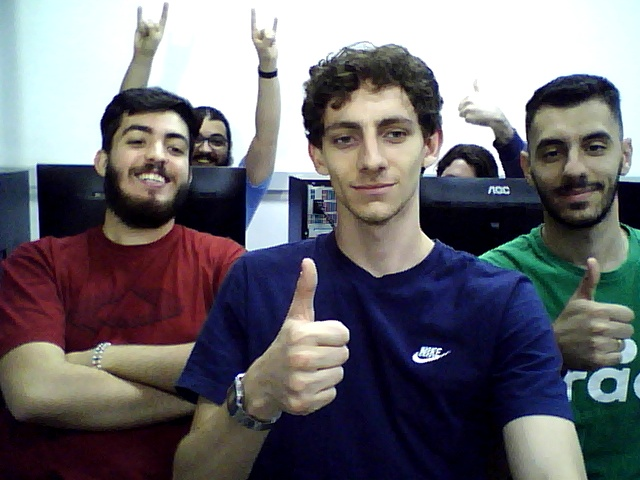
//> input picture lab4/b_1/image.jpg, 640 x 480 px, given in place of the camera
$ ./binary_webcam_image   (built with g++ and OpenCV 4)
//> lines starting //> are read from the running program, lines starting //| are printed output that depends on the picture; after the words box and inside, x2 and y2 are one past the last pixel; in counts of white or black regions, pixels touching at a corner belong together
#include "opencv2/imgproc.hpp"
#include "opencv2/highgui.hpp"
#include "opencv2/videoio.hpp"
#include <iostream>

using namespace std;
using namespace cv;

int main(int argc, char** argv) {
    VideoCapture cap(0);
    if (!cap.isOpened()) {
        cerr << "Erro ao abrir a webcam!" << endl;
        return -1;
    }

    printf("\nAperte 'q' para sair!\n");

    Mat frame, gray, equalized, binary_no_eq, binary_eq;

    while (true) {
        cap >> frame;
//> frame is the input picture: 480 rows x 640 cols, CV_8UC3; mean B, G, R 112.2, 106.2, 108

        if (frame.empty()) {
            cerr << "Erro ao capturar o quadro!" << endl;
            break;
        }

        cvtColor(frame, gray, COLOR_BGR2GRAY);
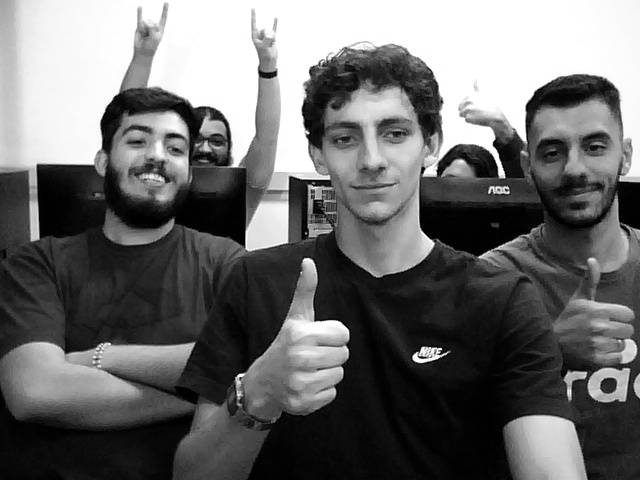
//> gray: 480 rows x 640 cols, CV_8UC1; min 0, max 255, mean 107.4

        equalizeHist(gray, equalized);
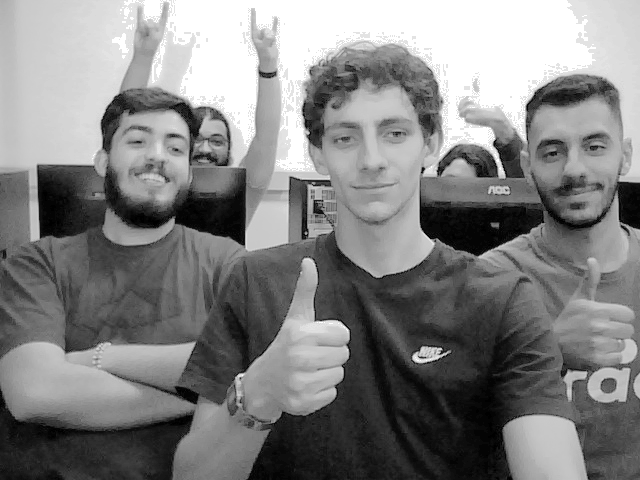
//> equalized: 480 rows x 640 cols, CV_8UC1; min 0, max 255, mean 129.6

        threshold(gray, binary_no_eq, 128, 255, THRESH_BINARY);
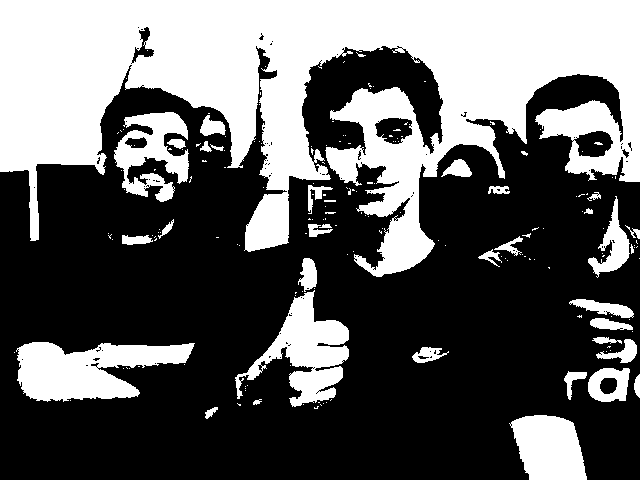
//> binary_no_eq: 480 rows x 640 cols, CV_8UC1; 37.9% white; 186 white regions (149 under 20 px), largest, box (x1, y1, x2, y2) and area: (0, 0, 640, 277) 89135, (16, 342, 195, 402) 6701, (235, 290, 349, 407) 5451

        threshold(equalized, binary_eq, 128, 255, THRESH_BINARY);
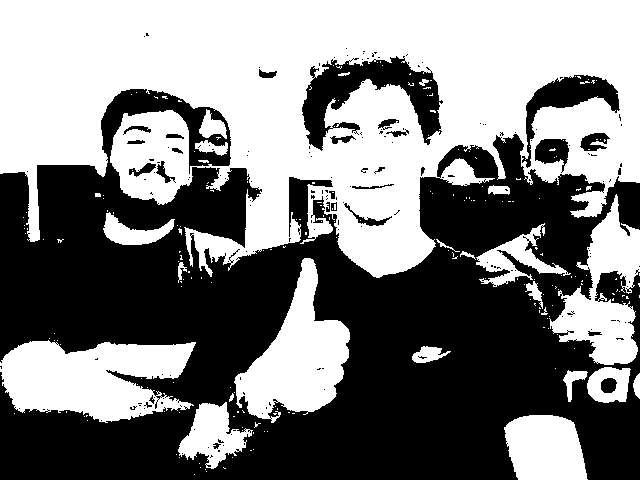
//> binary_eq: 480 rows x 640 cols, CV_8UC1; 49.8% white; 218 white regions (192 under 20 px), largest, box (x1, y1, x2, y2) and area: (0, 0, 640, 278) 111548, (0, 340, 196, 423) 11264, (234, 258, 350, 423) 9111

        imshow("Original (Cinza)", gray);
        imshow("Equalizado", equalized);
        imshow("Binário (Sem Equalização)", binary_no_eq);
        imshow("Binário (Com Equalização)", binary_eq);

        char key = (char)waitKey(1);
//> the 'q' key is pressed
        if (key == 'q') {
            break;
        }
    }

    cap.release();
    destroyAllWindows();

    return 0;
}
